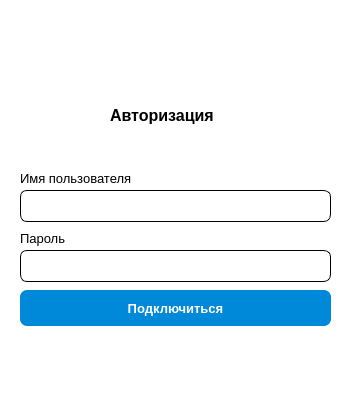
<?xml version="1.0" encoding="UTF-8"?>
<ui version="4.0">
 <class>connectionDialog</class>
 <widget class="QWidget" name="connectionDialog">
  <property name="windowModality">
   <enum>Qt::NonModal</enum>
  </property>
  <property name="geometry">
   <rect>
    <x>0</x>
    <y>0</y>
    <width>358</width>
    <height>397</height>
   </rect>
  </property>
  <property name="minimumSize">
   <size>
    <width>358</width>
    <height>397</height>
   </size>
  </property>
  <property name="maximumSize">
   <size>
    <width>358</width>
    <height>397</height>
   </size>
  </property>
  <property name="font">
   <font>
    <family>Bahnschrift Light</family>
    <pointsize>10</pointsize>
    <bold>false</bold>
   </font>
  </property>
  <property name="windowTitle">
   <string>Подключение</string>
  </property>
  <property name="styleSheet">
   <string notr="true">QWidget{
	background-color: white;
	}</string>
  </property>
  <widget class="QLineEdit" name="lineEditUsername">
   <property name="geometry">
    <rect>
     <x>20</x>
     <y>190</y>
     <width>311</width>
     <height>32</height>
    </rect>
   </property>
   <property name="font">
    <font>
     <family>Segoe UI</family>
     <pointsize>11</pointsize>
     <bold>false</bold>
    </font>
   </property>
   <property name="styleSheet">
    <string notr="true">QLineEdit {
    border-width: 1px;
    border-style: solid;
    border-color: black;
	border-radius: 7px;
}</string>
   </property>
  </widget>
  <widget class="QLineEdit" name="lineEditPassword">
   <property name="geometry">
    <rect>
     <x>20</x>
     <y>250</y>
     <width>311</width>
     <height>32</height>
    </rect>
   </property>
   <property name="styleSheet">
    <string notr="true">QLineEdit {
    border-width: 1px;
    border-style: solid;
    border-color: black;
	border-radius: 7px;
}</string>
   </property>
   <property name="echoMode">
    <enum>QLineEdit::Password</enum>
   </property>
  </widget>
  <widget class="QLabel" name="labelUzename">
   <property name="geometry">
    <rect>
     <x>20</x>
     <y>170</y>
     <width>163</width>
     <height>16</height>
    </rect>
   </property>
   <property name="font">
    <font>
     <family>Segoe UI</family>
     <pointsize>10</pointsize>
     <bold>false</bold>
    </font>
   </property>
   <property name="text">
    <string>Имя пользователя</string>
   </property>
  </widget>
  <widget class="QLabel" name="labelPassword">
   <property name="geometry">
    <rect>
     <x>20</x>
     <y>230</y>
     <width>66</width>
     <height>16</height>
    </rect>
   </property>
   <property name="font">
    <font>
     <family>Segoe UI</family>
     <pointsize>10</pointsize>
     <bold>false</bold>
    </font>
   </property>
   <property name="text">
    <string>Пароль</string>
   </property>
  </widget>
  <widget class="QPushButton" name="pushButtonConnection">
   <property name="geometry">
    <rect>
     <x>20</x>
     <y>290</y>
     <width>311</width>
     <height>36</height>
    </rect>
   </property>
   <property name="font">
    <font>
     <family>Segoe UI</family>
     <pointsize>10</pointsize>
     <bold>true</bold>
    </font>
   </property>
   <property name="styleSheet">
    <string notr="true">
QPushButton{
	background-color: #0089D9;
	border: none;
	color: white;
	border-radius: 7px;
}

QPushButton:pressed{
	background: #00598C;}</string>
   </property>
   <property name="text">
    <string>Подключиться</string>
   </property>
  </widget>
  <widget class="QLabel" name="labelLogin">
   <property name="geometry">
    <rect>
     <x>110</x>
     <y>100</y>
     <width>141</width>
     <height>31</height>
    </rect>
   </property>
   <property name="font">
    <font>
     <family>Segoe UI</family>
     <pointsize>12</pointsize>
     <bold>true</bold>
    </font>
   </property>
   <property name="text">
    <string>Авторизация</string>
   </property>
  </widget>
 </widget>
 <resources/>
 <connections/>
</ui>
